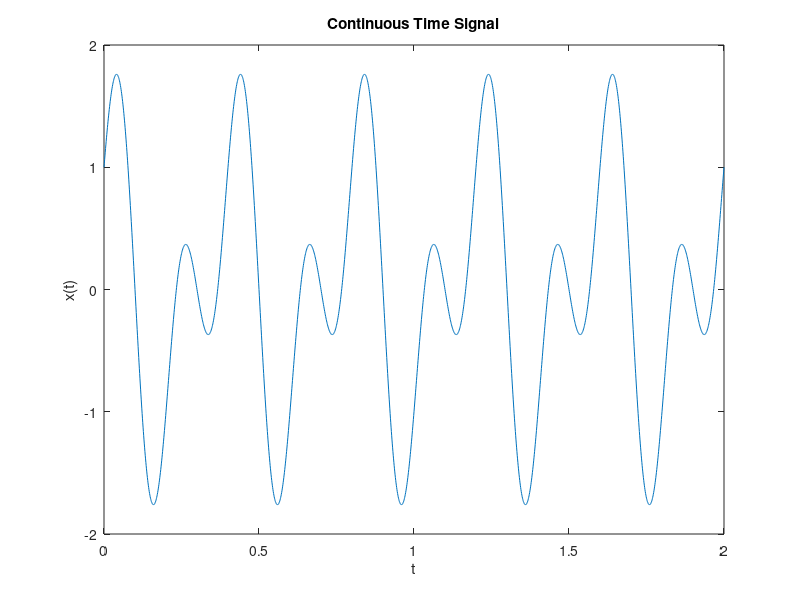
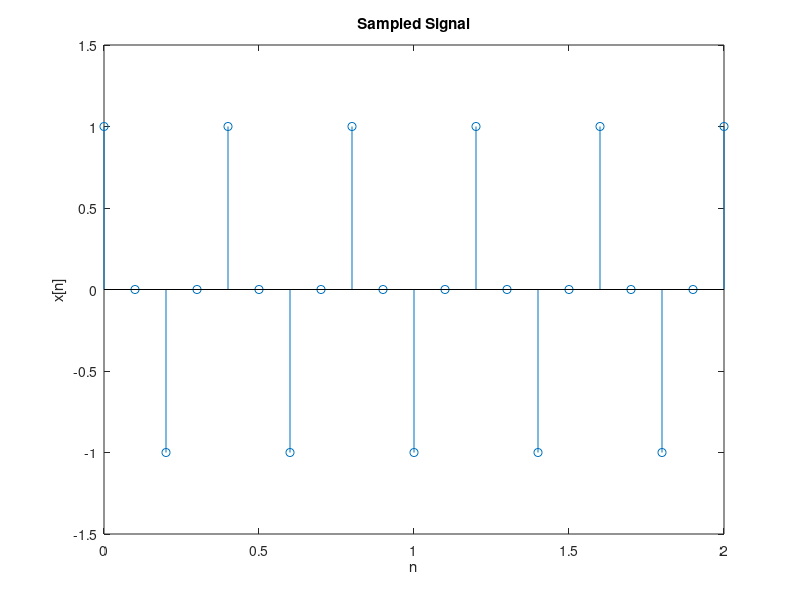

These charts were generated, in order, by the following MATLAB code:
 t_fine = 0:0.001:2;

 xt = cos(5*pi*t_fine) + sin(10*pi*t_fine);

 figure()
 plot(t_fine, xt)
 title("Continuous Time Signal")
 ylabel("x(t)")
 xlabel("t")

 Ts = 0.1;
 t_samples = 0:Ts:2;

xn = cos(5*pi*t_samples) + sin(10*pi*t_samples);

 figure()
 stem(t_samples, xn)
 title("Sampled Signal")
 ylabel("x[n]")
 xlabel("n")

